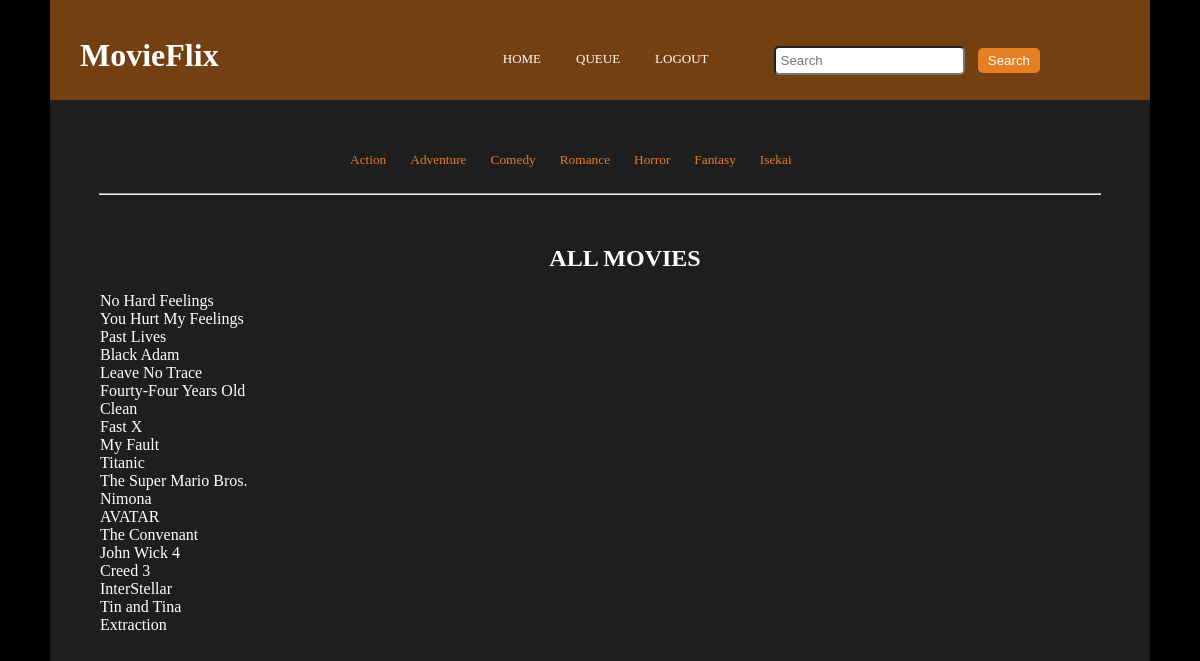
Page /movieFlix/queue.php on the committed database.
### tables this page shows
CREATE TABLE `author_tbl` (
  `id` int(11) NOT NULL,
  `firstname` varchar(255) DEFAULT NULL,
  `lastname` varchar(255) DEFAULT NULL,
  `gender` varchar(255) DEFAULT NULL,
  `movie_name` varchar(255) DEFAULT NULL,
  `genre` varchar(255) DEFAULT NULL,
  `date_publish` date DEFAULT NULL,
  `actors` varchar(255) DEFAULT NULL,
  `description` varchar(10000) DEFAULT NULL,
  `image_url` text NOT NULL,
  `video_url` text NOT NULL
);

### movieFlix/class/get_movie_list.php (called while the page is built)
<?php
class get_movie_list extends config {
    public function movie_list() {
        $connection = $this->openConnection();
        $stmt = $connection->prepare("SELECT * FROM `author_tbl`");
        $stmt->execute();
        $data = $stmt->fetchAll();
        return $data;
    }
}
?>

### movieFlix/queue.php (the view, shortened to what this page needs)
<?php
$movies = new get_movie_list();
$list = $movies->movie_list();
?>
<!DOCTYPE html>
<html lang="en">
<head>
</head>
<body>
    <div class="container">
        <div class="nav">
            <h1>MovieFlix</h1>
            <ul class="main-nav">
                <li><a href="index.php">Home</a></li>
                <li><a href="queue.php">Queue</a></li>
                <li><a href="logout.php">Logout</a></li>
                <li class="search-container">
                    <input type="text" class="search-bar" placeholder="Search">
                    <button class="search-button">Search</button>
                </li>
            </ul>
        </div>
        <div class="container2">
            <div class="rectangle">
                <form method="GET">
                    <button class="btns" name="action">Action</button>
                    <button class="btns" name="adventure">Adventure</button>
                    <button class="btns" name="comedy">Comedy</button>
                    <button class="btns" name="romance">Romance</button>
                    <button class="btns" name="horror">Horror</button>
                    <button class="btns" name="fantasy">Fantasy</button>
                    <button class="btns" name="isekai">Isekai</button>
                </form>
            </div>
            <hr class="line">
            <div class = "box">
                <?php
                    if(isset($_GET['action']) || isset($_GET['adventure']) || isset($_GET['comedy']) || isset($_GET['romance']) || isset($_GET['horror']) || isset($_GET['fantasy']) || isset($_GET['isekai'])) {
                        $queues = new queues();
                        $genre = $queues->queues();
                ?>
                        <?php foreach($genre as $genres) { ?>
                            <a class="movies" href="movie_details.php?id=<?=$genres['id']?>"><?=$genres['movie_name']?></a><br>
                        <?php } ?>
                <?php  } else { ?>
                    <h2 style="text-align: center; text-transform: uppercase; padding-bottom: 20px;">All Movies</h2>
                <?php foreach($list as $lists) { ?>
                        <a class="movies" href="movie_details.php?id=<?=$lists['id']?>"><?=$lists['movie_name']?></a><br>
                <?php }
                }
                ?>
            </div>
        </div>
        </div>
</body>
</html>

### movieFlix/queue.php (style rules this page uses)
* { padding: 0; margin: 0; }
html { font-family: 'Press Start 2P', cursive; color: #e67e22; }
.container { width: 1100px; background-color: rgb(30, 30, 30); margin-left: auto; margin-right: auto; height: 1200px; }
body { background-color: black; }
.nav { height: 100px; background-color: #744012; display: flex; justify-content: space-between; align-items: center; }
.container2 { margin-top: 50px; }
a { text-decoration: none; color: black; }
.container .nav h1 { padding-top: 10px; padding-left: 30px; color: #ffffff; font-family: 'Press Start 2P', cursive; }
.main-nav { padding-top: 25px; padding-right: 110px; display: flex; }
.main-nav li { display: inline-block; font-size: 13px; margin-left: 35px; font-family: 'Press Start 2P', cursive; }
.main-nav li a:link, .main-nav li a:visited { text-decoration: none; color: #ffffff; word-spacing: -1px; text-transform: uppercase; }
.search-container { display: flex; align-items: center; margin-top: -5px; padding-left: 30px; }
.search-bar { padding: 5px; border-radius: 5px; margin-right: 10px; }
.search-button { padding: 5px 10px; background-color: #e67e22; border: none; color: #ffffff; border-radius: 5px; cursor: pointer; }
.container2 .movies { font-family: 'Press Start 2P', cursive; color: #fff; }
h2 { font-family: 'Press Start 2P', cursive; color: #fff; text-transform: uppercase; text-align: center; }
.container2 .line { background-color: #e67e22; }
.box { margin-left: 50px; margin-top: 50px; }
.box .movies { color: #fff; margin-bottom: 5px; }
.rectangle { margin-bottom: 25px; margin-left: 280px; }
.rectangle .btns { margin-left: 20px; color:#e67e22; text-decoration: none; font-family: 'Press Start 2P', cursive; background-color: transparent; border: none; }
.line { background-color: #e67e22; width: 1000px; margin: auto; }

### rows in the picture
author_tbl: movie_name "No Hard Feelings"
author_tbl: movie_name "You Hurt My Feelings"
author_tbl: movie_name "Past Lives"
author_tbl: movie_name "Black Adam"
author_tbl: movie_name "Leave No Trace"
author_tbl: movie_name "Fourty-Four Years Old"
author_tbl: movie_name "Clean"
author_tbl: movie_name "Fast X"
author_tbl: movie_name "My Fault"
author_tbl: movie_name "Titanic"
author_tbl: movie_name "The Super Mario Bros."
author_tbl: movie_name "Nimona"
author_tbl: movie_name "AVATAR"
author_tbl: movie_name "The Convenant"
author_tbl: movie_name "John Wick 4"
author_tbl: movie_name "Creed 3"
author_tbl: movie_name "InterStellar"
author_tbl: movie_name "Tin and Tina"
author_tbl: movie_name "Extraction"
